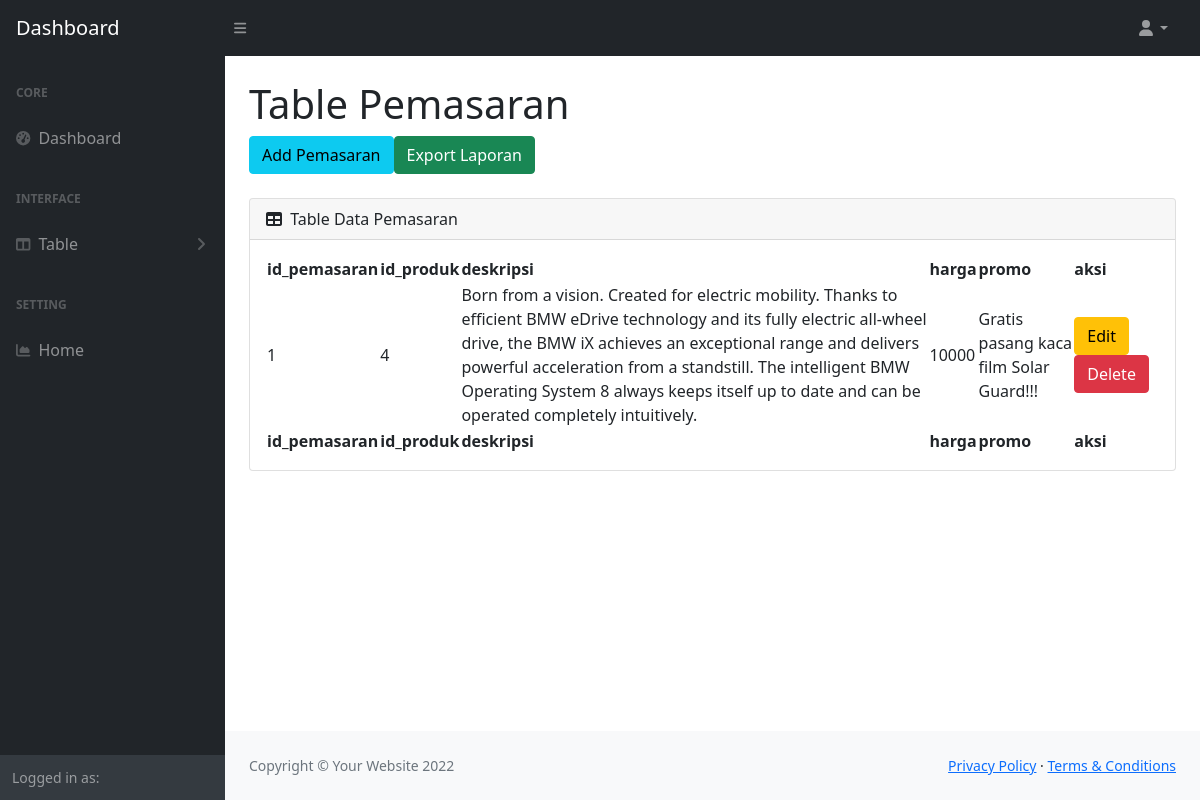
The app's page /tabledata/table_pemasaran.php with its own data.
### tables this page shows
CREATE TABLE `pemasaran` (
  `id_pemasaran` int(11) NOT NULL,
  `id_produk` int(11) NOT NULL,
  `deskripsi` text NOT NULL,
  `harga` int(11) NOT NULL,
  `promo` text NOT NULL
);

### tabledata/table_pemasaran.php (the view, shortened to what this page needs)
<?php
include "../koneksi.php";
?>
<!DOCTYPE html>
<html lang="en">
    <head>
        <link href="https://cdn.jsdelivr.net/npm/simple-datatables@latest/dist/style.css" rel="stylesheet" />
        <link href="../dashboardstyle/css/styles.css" rel="stylesheet" />
    </head>
    <body class="sb-nav-fixed">
        <?php
        include "../navbar.php";
        ?>
        <div id="layoutSidenav">
            <?php
            include "../sidenav_nav.php";
            ?>
            <div id="layoutSidenav_content">
                <main>
                    <div class="container-fluid px-4">
                        <h1 class="mt-4">Table Pemasaran</h1>
                        <ol class="breadcrumb mb-4">
                            <a href="../form/pemasaran_form.php" class="btn btn-info">Add Pemasaran</a>
                            <a href="../form/exportpemasaran.php" class="btn btn-success">Export Laporan</a>
                        </ol>
                        <div class="card mb-4">
                            <div class="card-header">
                                <i class="fas fa-table me-1"></i>
                                Table Data Pemasaran
                            </div>
                            <div class="card-body">
                                <table id="datatablesSimple">
                                    <thead>
                                        <tr>
                                            <th>id_pemasaran</th>
                                            <th>id_produk</th>
                                            <th>deskripsi</th>
                                            <th>harga</th>
                                            <th>promo</th>
                                            <th>aksi</th>
                                        </tr>
                                    </thead>
                                    <tfoot>
                                        <tr>
                                            <th>id_pemasaran</th>
                                            <th>id_produk</th>
                                            <th>deskripsi</th>
                                            <th>harga</th>
                                            <th>promo</th>
                                            <th>aksi</th>
                                        </tr>
                                    </tfoot>
                                    <tbody>
                                        <?php
                                        $query = "SELECT * FROM pemasaran";
                                        $result = mysqli_query($conn,$query);
                                        while($row = mysqli_fetch_assoc($result)){
                                            echo "
                                            <tr>
                                            <td>$row[id_pemasaran]</td>
                                            <td>$row[id_produk]</td>
                                            <td>$row[deskripsi]</td>
                                            <td>$row[harga]</td>
                                            <td>$row[promo]</td>
                                            <td>
                                            <a href='../form/pemasaran_edit.php?id_pemasaran=$row[id_pemasaran]' class='btn btn-warning'>Edit</a>
                                            <a href='../form/pemasaran_delete.php?id_pemasaran=$row[id_pemasaran]' class='btn btn-danger'>Delete</a>
                                            </td>
                                        </tr>
                                        ";
                                        }
                                        ?>
                                    </tbody>
                                </table>
                            </div>
                        </div>
                    </div>
                </main>
                <footer class="py-4 bg-light mt-auto">
                    <div class="container-fluid px-4">
                        <div class="d-flex align-items-center justify-content-between small">
                            <div class="text-muted">Copyright &copy; Your Website 2022</div>
                            <div>
                                <a href="#">Privacy Policy</a>
                                &middot;
                                <a href="#">Terms &amp; Conditions</a>
                            </div>
                        </div>
                    </div>
                </footer>
            </div>
        </div>
    </body>
</html>

### records on screen
pemasaran: id_pemasaran "1", id_produk "4", deskripsi "Born from a vision. Created for electric mobility. Thanks to efficient BMW eDrive technology and its fully electric all-wheel drive, the BMW iX achieves an exceptional range and delivers powerful acceleration from a standstill. The intelligent BMW Operating System 8 always keeps itself up to date and can be operated completely intuitively.", harga "10000", promo "Gratis pasang kaca film Solar Guard!!!"
